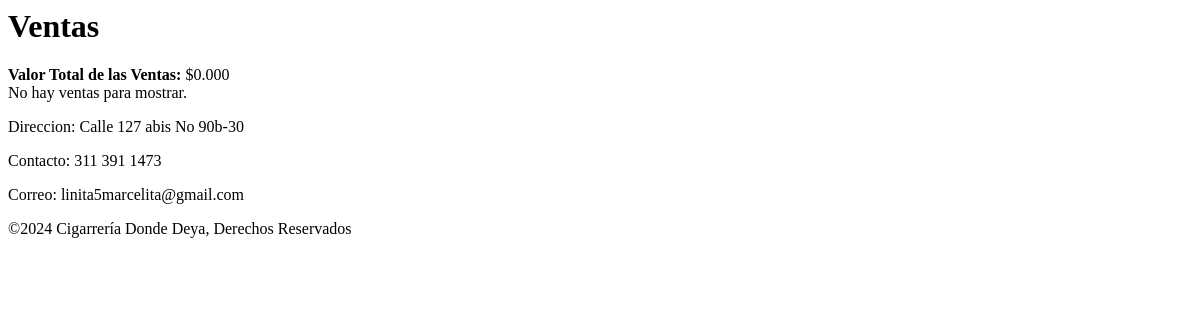
Before: /vistas/ventas.php with the older database file.
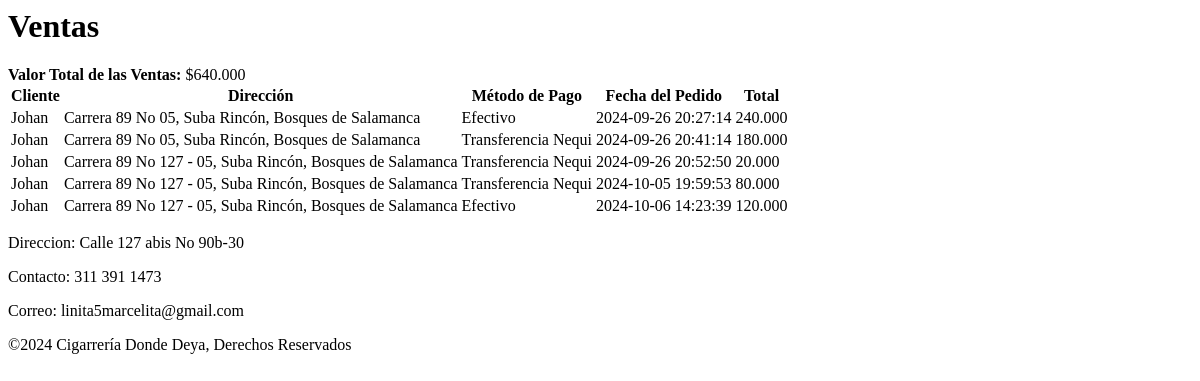
After: the same page with the newer database file.
### tables this page shows
CREATE TABLE `ventas` (
  `venta_id` int(11) NOT NULL,
  `pedido_id` int(11) DEFAULT NULL,
  `usuario_id` int(11) DEFAULT NULL,
  `fecha_pedido` datetime DEFAULT NULL,
  `direccion` varchar(255) DEFAULT NULL,
  `metodo_pago` varchar(50) DEFAULT NULL,
  `total` decimal(10,3) DEFAULT NULL
);

CREATE TABLE `usuario` (
  `usuario_id` int(10) NOT NULL,
  `usuario_nombre` varchar(40) NOT NULL,
  `usuario_apellido` varchar(40) NOT NULL,
  `usuario_usuario` varchar(20) NOT NULL,
  `usuario_clave` varchar(200) NOT NULL,
  `usuario_email` varchar(70) NOT NULL,
  `usuario_rol` int(2) NOT NULL,
  `usuario_activo` int(2) NOT NULL,
  `usuario_token` varchar(255) NOT NULL,
  `usuario_token_expiration` datetime DEFAULT NULL
);

### vistas/ventas.php (the view, shortened to what this page needs)
<?php
$conn = Utils::conexion();
try {
    $sql = "SELECT v.venta_id, v.pedido_id, v.usuario_id, u.usuario_nombre, v.direccion, v.metodo_pago, v.fecha_pedido, v.total
            FROM ventas v
            JOIN usuario u ON v.usuario_id = u.usuario_id";
    $stmt = $conn->prepare($sql);
    $stmt->execute();
    $ventas = $stmt->fetchAll(PDO::FETCH_ASSOC);
    $sql_total = "SELECT SUM(total) AS total_ventas FROM ventas";
    $stmt_total = $conn->prepare($sql_total);
    $stmt_total->execute();
    $resultado_total = $stmt_total->fetch(PDO::FETCH_ASSOC);
    $total_ventas = $resultado_total['total_ventas'];
} catch (PDOException $e) {
    echo '<div class="message_error">Error al obtener las ventas: ' . $e->getMessage() . '</div>';
    exit();
}
?>
<body>
    <div class="container custom-container">
        <h1 class="title custom-title">Ventas</h1>
        <div class="notification is-primary">
            <strong>Valor Total de las Ventas:</strong> $<?php echo number_format($total_ventas, 3); ?>
        </div>
        <?php if (count($ventas) > 0): ?>
            <table class="table is-striped is-bordered is-hoverable">
                <thead>
                    <tr>
                        <th>Cliente</th>
                        <th>Dirección</th>
                        <th>Método de Pago</th>
                        <th>Fecha del Pedido</th>
                        <th>Total</th>
                    </tr>
                </thead>
                <tbody>
                    <?php foreach ($ventas as $venta): ?>
                        <tr>
                            <td><?php echo htmlspecialchars($venta['usuario_nombre']); ?></td>
                            <td><?php echo htmlspecialchars($venta['direccion']); ?></td>
                            <td><?php echo htmlspecialchars($venta['metodo_pago']); ?></td>
                            <td><?php echo htmlspecialchars($venta['fecha_pedido']); ?></td>
                            <td><?php echo number_format($venta['total'], 3); ?></td>
                        </tr>
                    <?php endforeach; ?>
                </tbody>
            </table>
        <?php else: ?>
            <div class="notification is-info">
                No hay ventas para mostrar.
            </div>
        <?php endif; ?>
    </div>
    <?php require_once "./inc/footer.php"; ?>
</body>
</html>

Changed rows visible on the page:
added ventas: usuario.usuario_nombre "Johan", direccion "Carrera 89 No 05, Suba Rincón, Bosques de Salamanca", metodo_pago "Efectivo", fecha_pedido "2024-09-26 20:27:14", total "240.000"
added ventas: usuario.usuario_nombre "Johan", direccion "Carrera 89 No 05, Suba Rincón, Bosques de Salamanca", metodo_pago "Transferencia Nequi", fecha_pedido "2024-09-26 20:41:14", total "180.000"
added ventas: usuario.usuario_nombre "Johan", direccion "Carrera 89 No 127 - 05, Suba Rincón, Bosques de Salamanca", metodo_pago "Transferencia Nequi", fecha_pedido "2024-09-26 20:52:50", total "20.000"
added ventas: usuario.usuario_nombre "Johan", direccion "Carrera 89 No 127 - 05, Suba Rincón, Bosques de Salamanca", metodo_pago "Transferencia Nequi", fecha_pedido "2024-10-05 19:59:53", total "80.000"
added ventas: usuario.usuario_nombre "Johan", direccion "Carrera 89 No 127 - 05, Suba Rincón, Bosques de Salamanca", metodo_pago "Efectivo", fecha_pedido "2024-10-06 14:23:39", total "120.000"
Other visible differences:
$total_ventas: "0.000" → "640.000"
text no longer shown: "No hay ventas para mostrar."
text now shown: "Cliente Dirección Método de Pago Fecha del Pedido Total"
